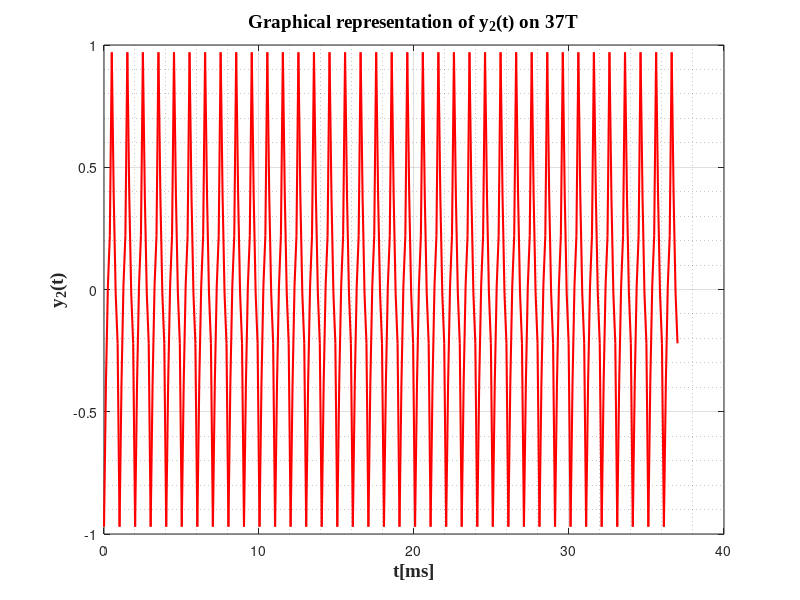

This chart was generated by the following MATLAB code:
%y2(t) 
T_2=1;
t = linspace(0,1,4);
x = 0.86*t.^2-2.05*t+0.97;
v=ones(1,74);
for i=1:37*2
   if mod(i,2) == 1
       v(i)=-v(i);
   end
end
y2=x'*v;
y2=y2(:);
T2=linspace(0,37*T_2,(T_2+1)*37*4);
T2=T2(:);
plot(T2,y2-0,'r','LineWidth',1.5);
grid on;
grid minor;
xlabel('t[ms]', 'fontweight', 'bold', 'fontsize', 14, 'FontName', 'Times New Roman');
ylabel('y_{2}(t)','fontweight','bold','fontsize', 14, 'FontName', 'Times New Roman');
title('Graphical representation of y_{2}(t) on 37T','fontweight','bold','fontsize',14, 'FontName', 'Times New Roman');
